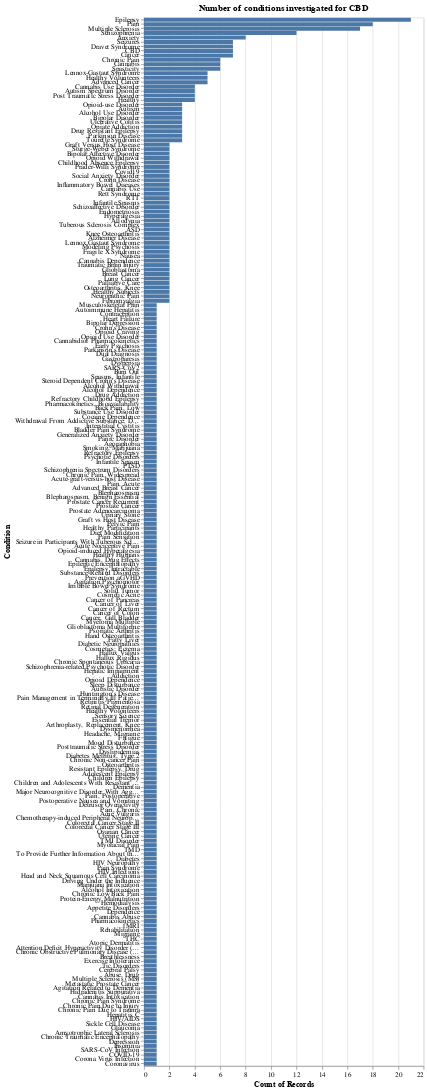

Write notebook code for a chart like this one.
### Markdown cell above
# Plot with altair:

### Code cell
import altair as alt

chart = alt.Chart(pd.DataFrame(df.drop_duplicates(['NCTId', 'Condition'])['Condition'])).mark_bar().encode(
    alt.Y('Condition:O', sort='-x'),
    alt.X('count(Condition):Q')
)

chart.properties(
    title='Number of conditions investigated for CBD',
    height=1500
)

### Figure 1 — Vega-Lite specification as saved in the notebook (floating-point values rounded to 4 significant figures; data arrays with more than 128 entries replaced by an {"elided": "..."} marker saying what was removed)
{"config": {"view": {"continuousWidth": 400, "continuousHeight": 300}}, "data": {"name": "data-b8dd594f15c900d7cb3f47d59b88ceac"}, "mark": "bar", "encoding": {"x": {"type": "quantitative", "aggregate": "count", "field": "Condition"}, "y": {"type": "ordinal", "field": "Condition", "sort": "-x"}}, "height": 1500, "title": "Number of conditions investigated for CBD", "$schema": "https://vega.github.io/schema/vega-lite/v4.8.1.json", "datasets": {"data-b8dd594f15c900d7cb3f47d59b88ceac": {"elided": "423 records"}}}
